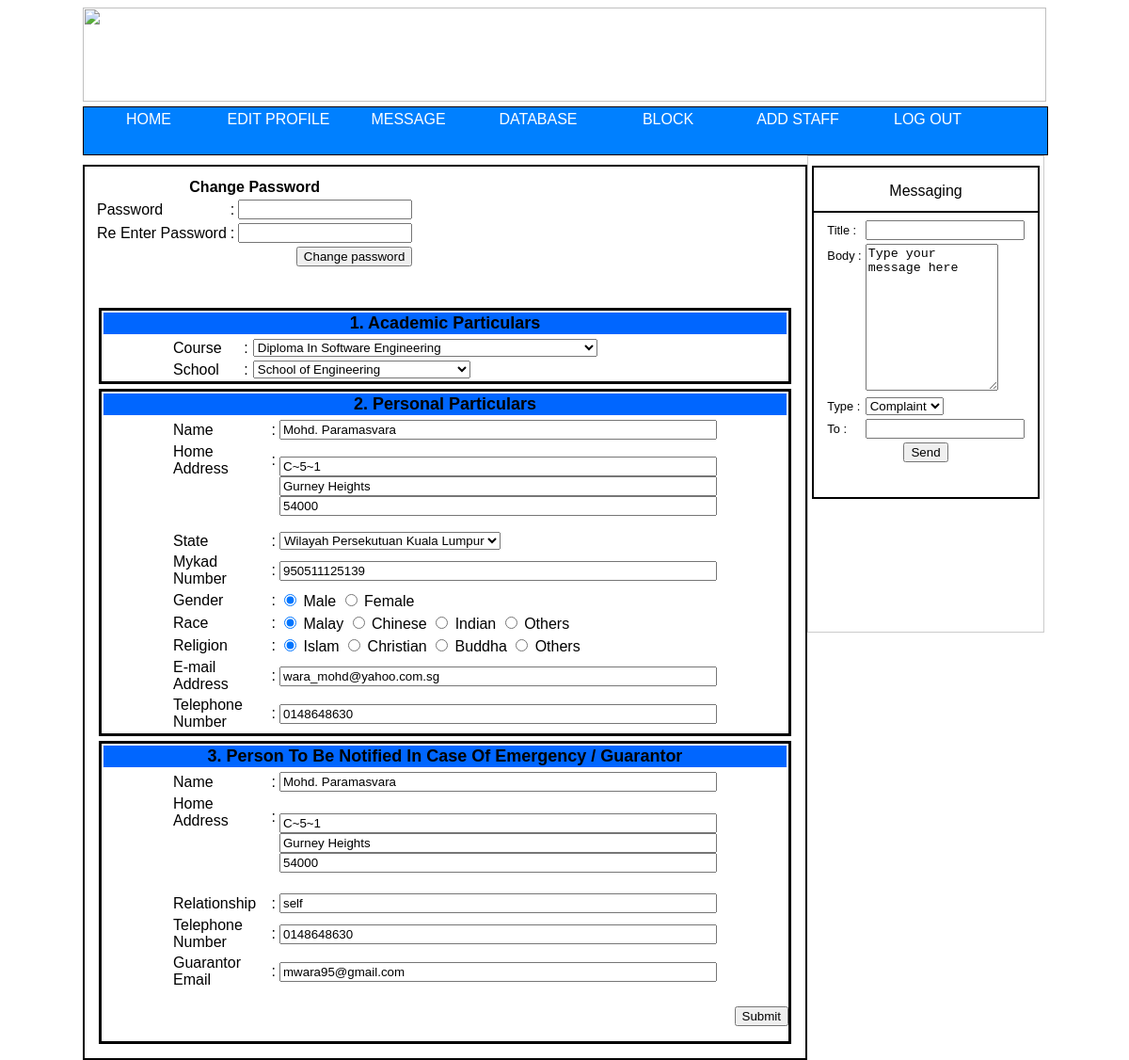
Screenshot of /EditForm.php (signed in) with the database file from the repository.
### tables this page shows
CREATE TABLE IF NOT EXISTS `users` (
  `Name` text NOT NULL,
  `ID` int(11) NOT NULL,
  `Password` varchar(64) NOT NULL,
  `salt` varchar(32) NOT NULL,
  `IC` varchar(15) NOT NULL,
  `LastLogin` datetime NOT NULL,
  `Course` text NOT NULL,
  `School` varchar(50) NOT NULL,
  `TelephoneNo` varchar(50) NOT NULL,
  `EMail` varchar(50) NOT NULL,
  `Gender` enum('M','F') NOT NULL,
  `Race` text NOT NULL,
  `Religion` text NOT NULL,
  `House_No` text NOT NULL,
  `Area` text NOT NULL,
  `Postcode` int(11) NOT NULL,
  `State` text NOT NULL,
  `RegDateTime` datetime NOT NULL,
  `RoomID` varchar(4) NOT NULL,
  `GroupNo` int(11) NOT NULL,
  `GName` text NOT NULL,
  `GEMail` varchar(50) NOT NULL,
  `GHouse_No` text NOT NULL,
  `GArea` text NOT NULL,
  `GPostcode` int(11) NOT NULL,
  `GRelationship` text NOT NULL,
  `GTelephoneNo` varchar(50) NOT NULL,
  `Debt` tinyint(1) NOT NULL,
  PRIMARY KEY (`ID`),
  UNIQUE KEY `ID` (`ID`),
  KEY `RoomID` (`RoomID`),
  KEY `GroupNo` (`GroupNo`)
);

### classes/Config.php (called while the page is built)
<?php
class Config {
	public static function get($path = null) {
		if($path){
			$config = $GLOBALS['config'];
			$path = explode('/',$path);
			foreach($path as $lol) {
				if(isset($config[$lol])) {
					$config = $config[$lol];
				}
			}
			return $config;
		}
		return false;
	}
}

### classes/DB.php (called while the page is built, shortened)
<?php
class DB{
	private static $_instance = null;
	private $_pdo,
			$_query,
			$_error = false,
			$_results,
			$_count = 0;
	private function __construct() {
		try{
			$this->_pdo = new PDO('mysql:host='.Config::get('mysql/host').';dbname='.Config::get('mysql/db'),Config::get('mysql/username'),Config::get('mysql/password'));
		}catch(PDOException $e){
			die($e->getMessage());
		}
	}
	public static function getInstance() {
		if(!isset(self::$_instance)){
			self::$_instance = new DB();
		}
		return self::$_instance;
	}
	public function query($sql, $params = array()){
		if($this->_query = $this->_pdo->prepare($sql)){
			$x = 1;
			if(count($params)){
				foreach($params as $param){
					$this->_query->bindValue($x, $param);
					$x++;
				}
			}
			if($this->_query->execute()){
				$this->_result = $this->_query->fetchAll(PDO::FETCH_OBJ);
				$this->_count = $this->_query->rowCount();
			}else{
				$this->_error = true;
				var_dump($this->_query->errorInfo());
			}
		}
		return $this;
	}
	private function action($action, $table, $where){
			if(count($where)==3){
			    $operators = array('=','<=','>=','!=','');
				    $field = $where[0];
				 $operator = $where[1];
				    $value = $where[2];
				if(in_array($operator, $operators)){
						$sql = "{$action} FROM {$table} WHERE {$field} {$operator} ?";
					if(!$this->query($sql, array($value))->error()){
						return $this;
					}
				}
			}else{
				$sql = "SELECT * FROM {$table}";
				if(!$this->query($sql)->error()){
					return $this;
				}
			}
		return false;
	}
	public function get($table, $where = null){
		return $this->action('SELECT *',$table,$where);
	}
	public function update($table, $id, $fields,$type=null){
		$set = '';
		  $x = 1;
		foreach($fields as $name => $value){
			$set .= "{$name} = ?";
		}
		if(!$type){
			$sql = "UPDATE {$table} SET {$set} WHERE id = {$id}";
		}else{
			$sql = "UPDATE {$table} SET {$set} WHERE {$type} = {$id}";
		}
		if(!$this->query($sql, $fields)->error()){
			return true;
		}
		return false;
	}
	public function error(){
		return $this->_error;
	}
	public function result(){
		return $this->_result;
	}
	public function first(){
		return $this->result()[0];
	}
	public function count(){
		return $this->_count;
	}
}

### classes/User.php (called while the page is built, shortened)
<?php
class User{
	protected $_db,
			$_data,
			$_sessionName,
			$_cookieName,
			$_isLoggedIn;
	public function __construct($user = null){
		$this->_db = DB::getInstance();
		$this->_sessionName = Config::get('session/session_name');
		if(!$user){
			if(Session::exists($this->_sessionName)){
				$user = Session::get($this->_sessionName);
				if($this->find($user)){
					$this->_isLoggedIn = true;
					$this->update(array(
							'LastLogin' => datetime()
						));
				}
			}
		}else{
			$this->find($user);
		}
	}
	public function update($fields = array(),$id = null){
		if(!$id && $this->isLoggedIn()){
			$id = $this->data()->ID;
		}
		if(!$this->_db->update('users',$id,$fields)){
			throw new Exception('There was a problem updating.');
		}
	}
	public function data(){
		return $this->_data;
	}
	public function isLoggedIn(){
		return $this->_isLoggedIn;
	}
	public function find($user = null){
		if($user){
			$field = (is_numeric($user)) ? 'ID' : 'Name';
			$data = $this->_db->get('users', array($field, '=', $user));
			if($data->count()){
				$this->_data = $data->first();
				return true;
			}
		}
		return false;
	}
}

### classes/Session.php (called while the page is built, shortened)
<?php
class Session{
	public static function exists($name){
		return (isset($_SESSION[$name]))? true : false;
	}
	public static function get($name){
		return $_SESSION[$name];
	}
}
?>

### functions/time.php (called while the page is built, shortened)
<?php
function datetime(){
	return date('Y-m-d H:i:S');
}
?>

### functions/sanitize.php (called while the page is built)
<?php
function escape($string) {
	return htmlentities($string, ENT_QUOTES, 'UTF-8');
}
?>

### EditForm.php (the view, shortened to what this page needs)
<?php
require_once'core/init.php';
$user = new User();
$data = $user->data();
if($user->isLoggedIn()){
	$options = getNavBar($user->data()->GroupNo);
}else{
	Session::flash('error','You must be logged in to see the page');
	Redirect::to('login.php');
}
?>
<!DOCTYPE html>
<html lang="en" manifest="MMC.appcache">
<head>
<link rel="stylesheet" type="text/css" href="css/registrationForm.css">
<link rel="stylesheet" type="text/css" href="css/hostelRegistration.css">
</head>
<body>
	<div id="container">
        <div id="header">
        <img src="image/project header.jpg" width="1024" height="100" />
        </div>
        <div id="NavBar">
			<ul>
            	<li><a href="index.php">Home</a></li>
				<li><a href="EditForm.php">Edit Profile</a></li>
				<?php echo $options ?>
				<li><a href="Logout.php">Log Out</a></li>
			</ul>
		</div>
        <div id="content">
		<div id="change_password">
				<form action method="POST">
					<table>
					<tr><th colspan="3">Change Password</th></tr>
					<tr>
						<td>Password</td>
						<td> : </td>
						<td><input type="password" name="c_password"></td>
					</tr>
					<tr>
						<td>Re Enter Password</td>
						<td> : </td>
						<td><input type="password" name="c_vpassword"></td>
					</tr>
					<tr>
						<td colspan="3" align="right">
							<input type="submit" value="Change password">
						</td>
					</tr>
				</table>
				</form>
			</div>
			<br><br>
        <form action method="post">
        	<div id="firstParticular">
            	<table width="100%" border="0">
  					<tr>
    					<td align="center" bgcolor="#0066FF"> <font size="+1"> <b> 1. Academic Particulars </b> </font> </td>
                    </tr>
                </table>
                <table width="80%" align="center" border="0">
                    <tr>
					<div class="field">
   					  	<td><label for="course">Course</label></td>
    					<td align="center"> : </td>
    					<td> <select name="Course">
											<option  value="DSE" <?php if($data->Course == "DSE") echo "selected"?>> Diploma In Software Engineering </option>
											</select> </td>
  					</div>
					</tr>
  					<tr>
					<div class="field">
   					  	<td><label for="school">School</label></td>
    					<td align="center"> : </td>
    					<td> <select name="school">
											<option <?php if($data->School == "Engineering") echo "selected"?> value="Engineering"> School of Engineering </option>
											</select> </td>
  					</div>
					</tr>
			  </table>
			</div>
			<div id="secondParticular">
            	<table width="100%" border="0">
  					<tr>
    					<td align="center" bgcolor="#0066FF"> <font size="+1"> <b> 2. Personal Particulars </b> </font> </td>
                    </tr>
                </table>
  			<table width="80%" align="center" border="0">
       		  <tr>
   					  	<td> Name</td>
    					<td align="center"> : </td>
    					<td> <input name="Name" type="text" size="55" maxlength="100" value="<?php echo $data->Name;?>" /> </td>
  					</tr>
  					<tr>
   					  	<td> Home Address<br><br><br><br></td>
						<td align="center"> : <br><br><br><br></td>
    					<td align="left">
			    			 <input type="text" name="house_no" size="55" value="<?php echo $data->House_No; ?>"><br>
    				         <input type="text" name="area" size="55" value="<?php echo $data->Area; ?>"><br>
    				         <input type="text" name="postcode" size="55" value="<?php echo $data->Postcode; ?>"><br>
    					</td>
    				</tr>
  					<tr>
   					  	<td> State </td>
    					<td align="center"> : </td>
    					<td> <select name="State">
											<option value="Kuala Lumpur"<?php if($data->State == "Kuala Lumpur") echo "selected" ?>> Wilayah Persekutuan Kuala Lumpur </option>
											</select> </td>
  					</tr>
  					<tr>
   					  	<td> Mykad Number </td>
    					<td align="center"> : </td>
    					<td> <input name="IC" type="text" size="55" maxlength="14" value="<?php echo escape($data->IC);?>" /> </td>
  					</tr>
  					<tr>
   					  	<td> Gender </td>
    					<td align="center"> : </td>
    					<td> <input type="radio" name="gender" value="M" <?php echo($data->Gender =="M")? 'checked' : '' ?>> Male
                        	 <input type="radio" name="gender" value="F" <?php echo($data->Gender =="F")? 'checked' : '' ?>> Female </td>
  					</tr>
  					<tr>
   					  	<td> Race </td>
    					<td align="center"> : </td>
    					<td> <input type="radio" name="race" value="malay" <?php echo($data->Race =="malay")? 'checked' : '' ?>> Malay
                        				 <input type="radio" name="race" value="chinese" <?php echo($data->Race =="chinese")? 'checked' : '' ?>> Chinese
                                         <input type="radio" name="race" value="indian"  <?php echo($data->Race =="indian")? 'checked' : '' ?>> Indian
                                         <input type="radio" name="race" value="others" <?php echo($data->Race =="others")? 'checked' : '' ?>> Others </td>
  					</tr>
  					<tr>
   					  	<td> Religion </td>
    					<td align="center"> : </td>
    					<td> <input type="radio" name="religion" value="islam" <?php echo($data->Religion =="islam")? 'checked' : '' ?>> Islam
                        				 <input type="radio" name="religion" value="christian" <?php echo($data->Religion =="christian")? 'checked' : '' ?>> Christian
                                         <input type="radio" name="religion" value="buddha" <?php echo($data->Religion =="buddha")? 'checked' : '' ?>> Buddha
                                         <input type="radio" name="religion" value="others" <?php echo($data->Religion =="others")? 'checked' : '' ?>> Others </td>
  					</tr>
  					<tr>
   					  	<td> E-mail Address </td>
    					<td align="center"> : </td>
    					<td> <input name="EMail" type="text" size="55" maxlength="40" value="<?php echo escape($data->EMail);?>" /> </td>
  					</tr>
					<tr>
						<td>Telephone Number </td>
						<td align="center"> : </td>
						<td> <input name="telephone" type="text" size="55" maxlength="20" value="<?php echo escape($data->TelephoneNo);?>" /></td>
				</table>
			</div>
        	<div id="thirdParticular">
				<table width="100%" border="0">
  					<tr>
    					<td align="center" bgcolor="#0066FF"> <font size="+1"> <b> 3. Person To Be Notified In Case Of Emergency / Guarantor </b> </font> </td>
                    </tr>
                </table>
                <table width="80%" align="center" border="0">
  					<tr>
   					  <td> Name </td>
    					<td align="center"> : </td>
    					<td> <input name="GName" type="text" size="55" maxlength="50" value="<?php echo $data->GName;?>"/> </td>
				  	</tr>
  					<tr>
   					  	<div class="field">
	   					  	<td><div style="margin-bottom:10px"><label for="GAdress">Home Address</label><br><br><br><br></div> </td>
	    					<td align="center"> :<br><br><br><br></td>
	    					<td align="left">
		    					<input type="text" name="GHouse_no" size="55" value="<?php echo $data->GHouse_No; ?>"><br>
    				            <input type="text" name="GArea" size="55" value="<?php echo $data->GArea; ?>"><br>
    				            <input type="text" name="GPostcode" size="55" value="<?php echo $data->GPostcode; ?>"><br>
    				        </td>
	  					</div>
  					</tr>
  					<tr>
   					  	<td> Relationship </td>
    					<td align="center"> : </td>
    					<td> <input name="GRelationship" type="text" size="55" maxlength="15" value="<?php echo escape($data->GRelationship) ?>" /> </td>
  					</tr>
                    <tr>
   					  	<td> Telephone Number </td>
    					<td align="center"> : </td>
    					<td> <input name="GTelephoneNo" type="text" size="55" maxlength="15" value="<?php echo $data->GTelephoneNo?>"/> </td>
  					</tr>
					<tr>
   					  	<td> Guarantor Email </td>
    					<td align="center"> : </td>
    					<td> <input name="GEMail" type="text" size="55" maxlength="50" value="<?php echo $data->GEMail?>" /> </td>
  					</tr>
				</table>
				<p align="right"><input name="submit" type="submit" value="Submit" /></p>
			</div>
           </form>
        </div>
         <div id="sidebar">
                <div id="Second_Box">
					<div id="Second_Head">
						<p align="center"> Messaging </p>
					</div>
					<div id="Second_Body">
						<div id="MessagingForm">
							<form action="MessageBox.php" method="post" enctype="multipart/form-data" name="messageform" id="messageform" onsubmit="return validate_form();">
								<table align="center" cellpadding="1">
									<tr><td valign="right">Title :</td><td align="left"><input name="msgTitle" type="text" id="msgTitle" size="18" maxlength="24" /></td></tr>
									<tr><td valign="right">Body :<br><br><br><br><br><br><br><br><br><br></td><td align="left"><textarea name="msgBody" type="text" id="msgBody" size="15" cols="15" rows="10">Type your message here</textarea></td></tr>
									<tr><td valign="right">Type :</td><td align="left">
                                    										<select name="msgType">
																				<option value="complaint" selected>Complaint</option>
																			</select>	</td>
                                                                            </tr>
									<tr>
                                    	<td> To : </td>
                                        <td> <input name="msgReceipient" type="text" id="msgReceipient" size="18.5" maxlength="24"/> </td>
                                    </tr>
									<tr>
                                    	<td align="center" colspan="2"> <input name="Send" type="submit" value="Send" /> </td>
                                    </tr>
								</table>
							</form>
						</div>
					</div>
				</div>
        </div>
    </div>
</body>
</html>

### rows the page displays
users: Course "Diploma In Software Engineering", school "School of Engineering", Name "Mohd. Paramasvara", house_no "C~5~1", area "Gurney Heights", postcode "54000", State "Wilayah Persekutuan Kuala Lumpur", IC "950511125139", Gender "☑", Race "☑", Religion "☑", EMail "wara_mohd@yahoo.com.sg", telephone "0148648630", GName "Mohd. Paramasvara", GHouse_no "C~5~1", GArea "Gurney Heights", GPostcode "54000", GRelationship "self", GTelephoneNo "0148648630", GEMail "mwara95@gmail.com"
